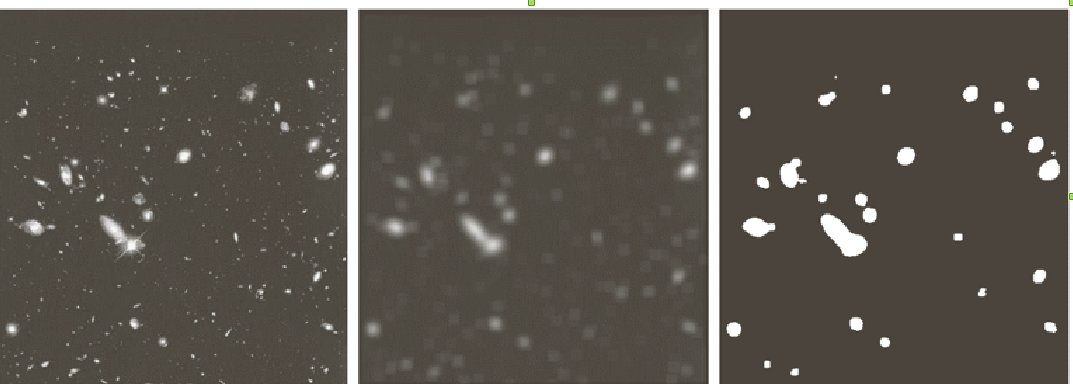
//> input picture Example1.jpg, 1073 x 384 px
$ ./test_dominantcolor Example1.jpg   (built with g++ and OpenCV 4)
//> lines starting //> are read from the running program, lines starting //| are printed output that depends on the picture; after the words box and inside, x2 and y2 are one past the last pixel; in counts of white or black regions, pixels touching at a corner belong together
#include <iostream>
#include "opencv2/core/core.hpp"
#include "opencv2/highgui/highgui.hpp"
#include "opencv2/imgproc/imgproc.hpp"
#include <fstream>
#include <iomanip>
#include <algorithm>
#include <math.h>
#include <vector>
#include <thread>

#define histSize 256

int size = 8;
int diff = 255;
int space = 4;

using namespace std;
using namespace cv;

// g++ -o test_dominantcolor  -L /usr/local/cuda-6.5/lib64 `pkg-config opencv --cflags` test_dominantcolor.cpp `pkg-config opencv --libs` -std=c++11

void get_histogram( Mat image_src, vector<Mat> &v_histogram_graph,  vector<vector<int>> &histogram){

	//Initializing histogram
	for( int i = 0 ; i < histogram.size() ; ++i){
		for( int j = 0 ; j < histogram[0].size() ; ++j){
			histogram[i][j] = 0;
		}
	}

    //dimensions of image
    int image_width = image_src.cols;
    int image_height = image_src.rows;

    cout << "Image's dimension: " << image_src.rows << "\t" << image_src.cols << endl;

    //creation of histogram
    for( int i = 0 ; i < image_src.rows; i++){
        for( int j = 0 ; j < image_src.cols; j++){
            histogram [0] [int(image_src.at<Vec3b>(i,j)[0])] ++;
			histogram [1] [int(image_src.at<Vec3b>(i,j)[1])] ++;
			histogram [2] [int(image_src.at<Vec3b>(i,j)[2])] ++;
        }
    }

    //Drawing Histogram
    for( int i = 0 ; i < histSize; i++) {
        line( v_histogram_graph[0], Point( i+10, 0 ), Point( i+10, double(histogram[0][i] / 100) ) , Scalar(255,0,0), 2, 8, 0 );
        line( v_histogram_graph[1], Point( i+10, 0 ), Point( i+10, double(histogram[1][i] / 100) ) , Scalar(0,255,0), 2, 8, 0 );
        line( v_histogram_graph[2], Point( i+10, 0 ), Point( i+10, double(histogram[2][i] / 100) ) , Scalar(0,0,255), 2, 8, 0 );
    }
}

//Image creator of basic colors
// [29 lines left out: functions creator_image, easy_dc, not called in this run]

bool compareByvalueInt(const int &a, const int & b){	return a > b ;	}

bool compareByvalue2(const pair<int,int> &a, const pair<int,int> & b){	return a.second > b.second ;	}

bool compareByvalueVec3b(const Vec3b &a, const Vec3b & b){	return a.val[0] > b.val[1] ;	}

// [5 lines left out: function print, not called in this run]

//Dominant color ready for threads
void dominant_color(Mat& image_src, vector<vector<pair<int,int>>>& v_points, vector<Vec3b>& BGR, int x0, int y0, int x1, int y1){

	for( int p = 0 ; p < size ; ++p){
    	for( int q = 0 ; q < v_points[p].size(); ++q){
	    	for( int i = x0 ; i < x1 ; ++i ){
				for( int j = y0 ; j < y1 ; ++j){
					if( i == v_points[p][q].first && j == v_points[p][q].second ){
						image_src.at<Vec3b>(i,j)[0] = BGR[p].val[0];
						image_src.at<Vec3b>(i,j)[1] = BGR[p].val[1];
						image_src.at<Vec3b>(i,j)[2] = BGR[p].val[2];
					}
				}
			}
		}
	}
}

// [44 lines left out: function get_histogram_vector, not called in this run]

int eucl_distance( Vec3b p1, Vec3b p2 ){
	return sqrt( pow( p1.val[0] - p2.val[0], 2) + pow(p1.val[1] - p2.val[1],2) + pow(p1.val[2] - p2.val[2],2) );
}

int main(int argc, char** argv ){

	//Files to save points and Mat image_src
	ofstream my_file("points.data");
	ofstream my_file2("image.data");

	int channels = 3;	// # channels

	Mat image_src = imread( argv[1], 1); // 0, grayscale  >0, color
//> image_src is the input picture: 384 rows x 1073 cols, CV_8UC3; mean B, G, R 77.9, 85.4, 90.9
	Mat image_src2 = imread( argv[1], 1); // 0, grayscale  >0, color

    vector<Mat> histogram_graph(channels);	//Mat's vector where histogram's info will be saved

    //Initializing histogram_graph
    for( int i = 0 ; i < channels; ++i)
    	histogram_graph[i] = Mat( 700, 500, CV_8UC3, Scalar( 255,255,255) );

    vector<vector<int>> histogram(channels,vector<int>(256));	//Matrix where histogram will be saved

    get_histogram( image_src, histogram_graph, histogram);	//Getting histogram and Mat's with histogram painted
//| Image's dimension: 384	1073
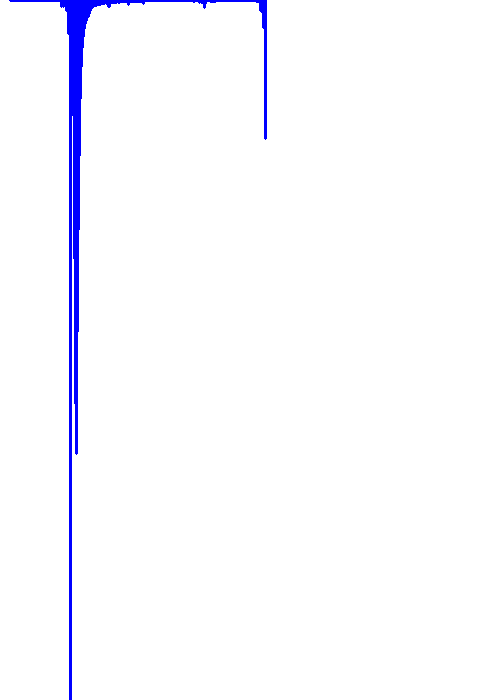
//> histogram_graph[0]: 700 rows x 500 cols, CV_8UC3; mean B, G, R 255, 250.2, 250.2
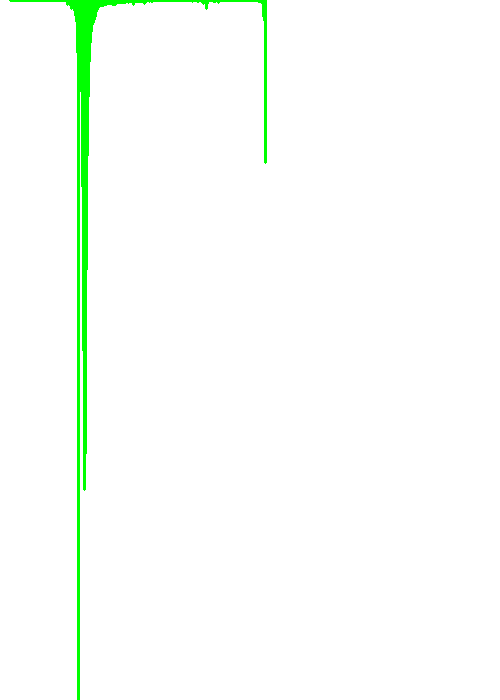
//> histogram_graph[1]: 700 rows x 500 cols, CV_8UC3; mean B, G, R 250.1, 255, 250.1
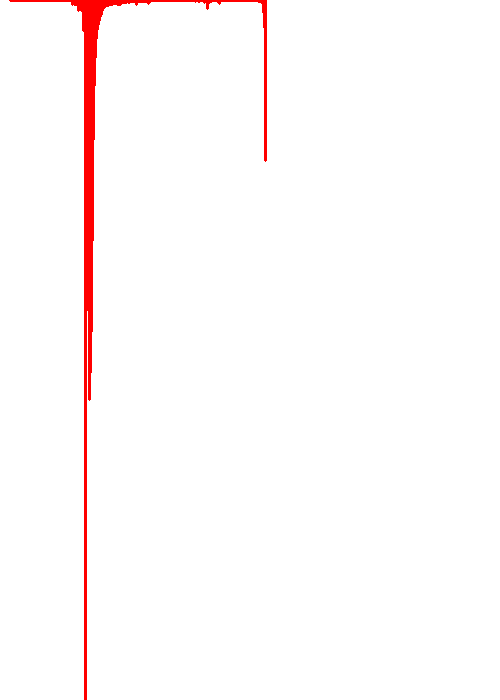
//> histogram_graph[2]: 700 rows x 500 cols, CV_8UC3; mean B, G, R 250.4, 250.4, 255

    //Writing RGB Histogram
    imwrite( "histogramB.jpg", histogram_graph[0]);
    imwrite( "histogramG.jpg", histogram_graph[1]);
    imwrite( "histogramR.jpg", histogram_graph[2]);

    vector<vector<pair<int,int>>> vphistogram( channels, vector<pair<int,int>>(histSize));	//Matrix of index and histogram value

    //Filling vphistogram with index and histogram value
    for( int i = 0 ; i < histogram[0].size() ; ++i){
   		vphistogram[0][i] = pair<int,int>( i , histogram[0][i] );
   		vphistogram[1][i] = pair<int,int>( i , histogram[1][i] );
   		vphistogram[2][i] = pair<int,int>( i , histogram[2][i] );
   	}

   	//Ordering RGB histogram
    sort( vphistogram[0].begin(), vphistogram[0].end(), compareByvalue2 );
    sort( vphistogram[1].begin(), vphistogram[1].end(), compareByvalue2 );
    sort( vphistogram[2].begin(), vphistogram[2].end(), compareByvalue2 );

    vector<Vec3b> v_color;

    //8 Basic Colors
    v_color.push_back( Vec3b(0,0,0) );
    v_color.push_back( Vec3b(0,0,255) );
    v_color.push_back( Vec3b(0,255,0) );
    v_color.push_back( Vec3b(0,255,255) );
    v_color.push_back( Vec3b(255,0,0) );
    v_color.push_back( Vec3b(255,0,255) );
    v_color.push_back( Vec3b(255,255,0) );
    v_color.push_back( Vec3b(255,255,255) );

    // cout << "v_color size: " << v_color.size() << endl;

    // for( int i = 0 ; i < v_color.size() ; ++i)
    // 	printf( "%i %i %i %c", v_color[i].val[0], v_color[i].val[1], v_color[i].val[2], '\n' );


    //Matrix with similiar points to colors
    vector<vector<pair<int,int>>> v_points(size);

    int factor = 2;
    //Filling v_points with points near to k colors
    for( int p = 0 ; p < size ; p++){
    	for( int i = 0 ; i < image_src2.rows ; ++i ){
			for( int j = 0 ; j < image_src2.cols ; ++j){
				Vec3b p1 = Vec3b( image_src2.at<Vec3b>(i,j)[0],image_src2.at<Vec3b>(i,j)[1],image_src2.at<Vec3b>(i,j)[2]);
				Vec3b p2 = Vec3b( v_color[p].val[0], v_color[p].val[1], v_color[p].val[2] );
				int e_distance = eucl_distance( p1, p2);

				if(  e_distance < diff/factor ){
					v_points[p].push_back( pair<int,int>(i,j) );
				}
			}
		}
	}

	//Writing file with points
	for( int i = 0 ; i < v_points.size() ; ++i){
		my_file << "/////\n" ;
		for( int p = 0 ; p < v_points[i].size() ; ++p){
			my_file << setw(space) << v_points[i][p].first << setw(space) << v_points[i][p].second << setw(space);
		}
		my_file << endl;
	}

	my_file.close();

	//Writing file with image_src
	my_file2 << setw(space) << image_src.rows << setw(space) << image_src.cols << endl;
	for( int i = 0 ; i < image_src.rows ; ++i){
		for( int j = 0 ; j < image_src.cols ; ++j){
			my_file2 << setw(space) << (int)image_src.at<Vec3b>(i,j)[0] << setw(space) << (int)image_src.at<Vec3b>(i,j)[1] << setw(space) << (int)image_src.at<Vec3b>(i,j)[2];
		}
	}

	my_file2.close();

	// cout << v_points[0].size() << endl;
	// cout << v_points[1].size() << endl;
	// cout << v_points[2].size() << endl;

	cout << "# PIXELES \n";
	cout << image_src2.rows * image_src2.cols << endl;
//| 412032

	int sum	= 0;
	for( int i = 0 ; i < size ; ++i)
		sum += v_points[i].size();

	cout << sum << endl;

	//Parallel Process
	int nThreads = thread::hardware_concurrency();	// # threads
	vector<thread> ths(nThreads);	// threads vector

	cout << ths.size() << endl;

	//dimensions of blocks
	double incx = double(image_src.rows)/2;
//> incx = 192
	double incy = double(image_src.cols)/4;
//> incy = 268.2

	cout << incx << "\t" << incy << endl;
//| 192	268.25

	vector< pair< pair<int,int> , pair<int,int> > > v_blocks;	// vector with (x0,y0) - (x1,y1) of blocks corners

	//Filling v_blocks with indexes
	for ( double x = 0 ; x < image_src.rows - 1 ; x+=incx ){
		for( double y = 1 ; y < image_src.cols - 1; y+=incy ){
			cout << int(x) << "\t" << int(y - 1) << "\t--\t" << int(x + double(image_src.rows)/2 )<< "\t" << int( y -1+ double(image_src.cols)/4 )<< endl ;

			v_blocks.push_back( pair<pair<int,int>, pair<int,int>>(
								pair<int,int>(int(x),int(y - 1)) , pair<int,int>(int(x + double(image_src.rows)/2 ),int( y -1+ double(image_src.cols)/4 )) )  );
		}
	}

    time_t timer = time(0);

    //Launching threads
	for ( int x = 0, y = 0, i = 0 ; x < image_src.rows && y < image_src.cols && i < nThreads; x+=( image_src.rows/nThreads ), y+=(image_src.cols/nThreads), i++ ){
		ths[i] = thread( dominant_color, ref(image_src), ref(v_points), ref(v_color), v_blocks[i].first.first, v_blocks[i].first.second, v_blocks[i].second.first, v_blocks[i].second.second);
	}
//> after the loop, ths = 2 items

	time_t timer2 = time(0);

	cout <<"Tiempo total: " << difftime(timer2, timer) << endl;

	timer = time(0);

	//Joining threads
	for ( int i = 0; i < nThreads; i++ )
		ths[i].join();
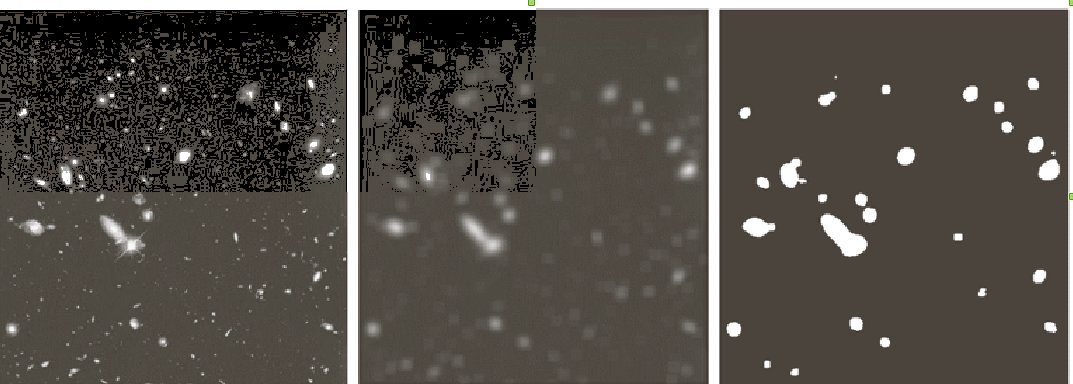
//> image_src: 384 rows x 1073 cols, CV_8UC3; 11.97% of pixels changed, all inside (x1, y1, x2, y2) = (0, 0, 536, 192)

	timer2 = time(0);

    cout <<"Tiempo total: " << difftime(timer2, timer) << endl;
	imwrite( "dominant_color.jpg", image_src);

	return 0;
}
